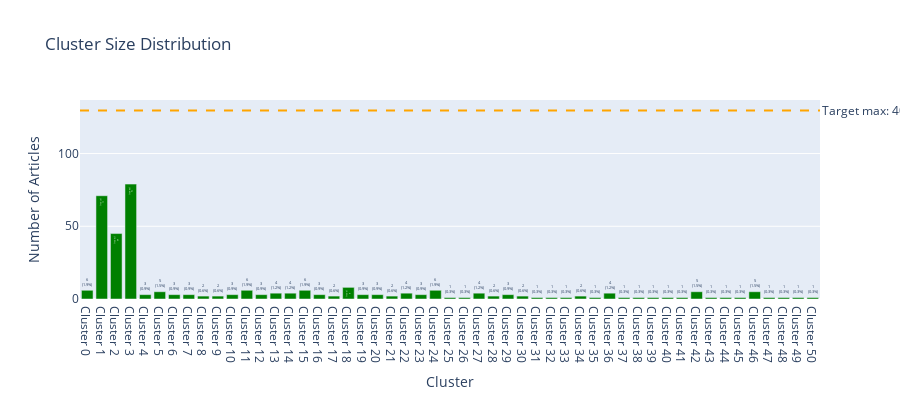

Write notebook code for a chart like this one.
### Code cell
# Cluster balance visualization
fig_balance = viz.create_cluster_distribution_chart(df_clustered)
fig_balance.show()

# Statistics
max_cluster_pct = df_clustered['cluster'].value_counts().max() / len(df_clustered)
print(f"\n📊 Cluster Balance:")
print(f"   Largest cluster: {max_cluster_pct:.1%} of articles")
if max_cluster_pct > 0.40:
    print(f"   ⚠️  WARNING: Cluster imbalance detected!")
    print(f"   → SOLUTION: Tune λ_spatial or increase article count")
else:
    print(f"   ✅ Good balance (target: <40%)")

### Figure 1 — Plotly figure (JSON) as saved in the notebook; plotly's stock layout.template omitted (floating-point values rounded to 4 significant figures)
{"data": [{"marker": {"color": ["green", "green", "green", "green", "green", "green", "green", "green", "green", "green", "green", "green", "green", "green", "green", "green", "green", "green", "green", "green", "green", "green", "green", "green", "green", "green", "green", "green", "green", "green", "green", "green", "green", "green", "green", "green", "green", "green", "green", "green", "green", "green", "green", "green", "green", "green", "green", "green", "green", "green", "green"]}, "text": ["6<br>(1.9%)", "71<br>(21.9%)", "45<br>(13.9%)", "79<br>(24.4%)", "3<br>(0.9%)", "5<br>(1.5%)", "3<br>(0.9%)", "3<br>(0.9%)", "2<br>(0.6%)", "2<br>(0.6%)", "3<br>(0.9%)", "6<br>(1.9%)", "3<br>(0.9%)", "4<br>(1.2%)", "4<br>(1.2%)", "6<br>(1.9%)", "3<br>(0.9%)", "2<br>(0.6%)", "8<br>(2.5%)", "3<br>(0.9%)", "3<br>(0.9%)", "2<br>(0.6%)", "4<br>(1.2%)", "3<br>(0.9%)", "6<br>(1.9%)", "1<br>(0.3%)", "1<br>(0.3%)", "4<br>(1.2%)", "2<br>(0.6%)", "3<br>(0.9%)", "2<br>(0.6%)", "1<br>(0.3%)", "1<br>(0.3%)", "1<br>(0.3%)", "2<br>(0.6%)", "1<br>(0.3%)", "4<br>(1.2%)", "1<br>(0.3%)", "1<br>(0.3%)", "1<br>(0.3%)", "1<br>(0.3%)", "1<br>(0.3%)", "5<br>(1.5%)", "1<br>(0.3%)", "1<br>(0.3%)", "1<br>(0.3%)", "5<br>(1.5%)", "1<br>(0.3%)", "1<br>(0.3%)", "1<br>(0.3%)", "1<br>(0.3%)"], "textposition": "auto", "type": "bar", "x": ["Cluster 0", "Cluster 1", "Cluster 2", "Cluster 3", "Cluster 4", "Cluster 5", "Cluster 6", "Cluster 7", "Cluster 8", "Cluster 9", "Cluster 10", "Cluster 11", "Cluster 12", "Cluster 13", "Cluster 14", "Cluster 15", "Cluster 16", "Cluster 17", "Cluster 18", "Cluster 19", "Cluster 20", "Cluster 21", "Cluster 22", "Cluster 23", "Cluster 24", "Cluster 25", "Cluster 26", "Cluster 27", "Cluster 28", "Cluster 29", "Cluster 30", "Cluster 31", "Cluster 32", "Cluster 33", "Cluster 34", "Cluster 35", "Cluster 36", "Cluster 37", "Cluster 38", "Cluster 39", "Cluster 40", "Cluster 41", "Cluster 42", "Cluster 43", "Cluster 44", "Cluster 45", "Cluster 46", "Cluster 47", "Cluster 48", "Cluster 49", "Cluster 50"], "y": [6, 71, 45, 79, 3, 5, 3, 3, 2, 2, 3, 6, 3, 4, 4, 6, 3, 2, 8, 3, 3, 2, 4, 3, 6, 1, 1, 4, 2, 3, 2, 1, 1, 1, 2, 1, 4, 1, 1, 1, 1, 1, 5, 1, 1, 1, 5, 1, 1, 1, 1]}], "layout": {"annotations": [{"showarrow": false, "text": "Target max: 40%", "x": 1, "xanchor": "left", "xref": "x domain", "y": 129.6, "yanchor": "middle", "yref": "y"}], "height": 400, "shapes": [{"line": {"color": "orange", "dash": "dash"}, "type": "line", "x0": 0, "x1": 1, "xref": "x domain", "y0": 129.6, "y1": 129.6, "yref": "y"}], "showlegend": false, "title": {"text": "Cluster Size Distribution"}, "xaxis": {"title": {"text": "Cluster"}}, "yaxis": {"title": {"text": "Number of Articles"}}}}
